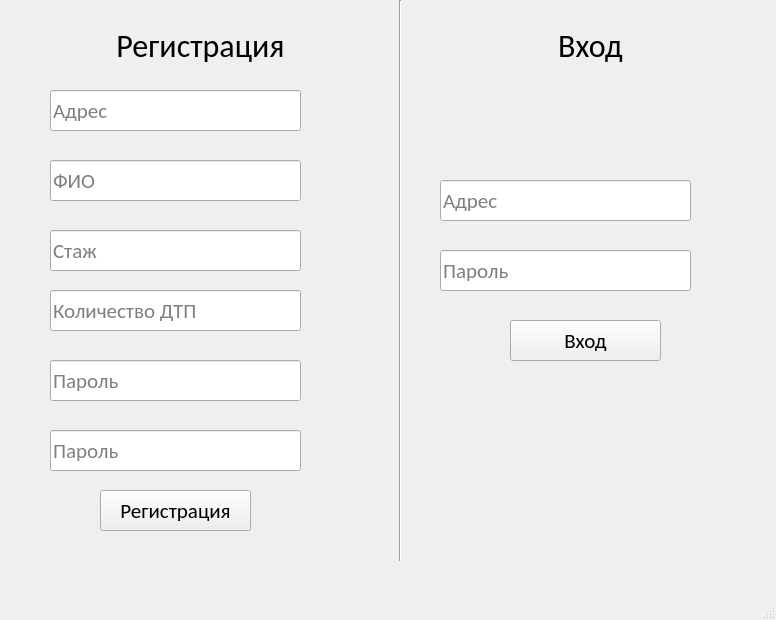
<?xml version="1.0" encoding="UTF-8"?>
<ui version="4.0">
 <class>Registration_Or_Sign</class>
 <widget class="QMainWindow" name="Registration_Or_Sign">
  <property name="geometry">
   <rect>
    <x>0</x>
    <y>0</y>
    <width>776</width>
    <height>620</height>
   </rect>
  </property>
  <property name="windowTitle">
   <string>MainWindow</string>
  </property>
  <widget class="QWidget" name="centralwidget">
   <widget class="QLabel" name="label_2">
    <property name="geometry">
     <rect>
      <x>100</x>
      <y>20</y>
      <width>201</width>
      <height>51</height>
     </rect>
    </property>
    <property name="font">
     <font>
      <family>Calibri</family>
      <pointsize>24</pointsize>
     </font>
    </property>
    <property name="text">
     <string>Регистрация</string>
    </property>
    <property name="alignment">
     <set>Qt::AlignCenter</set>
    </property>
   </widget>
   <widget class="QLabel" name="label_3">
    <property name="geometry">
     <rect>
      <x>490</x>
      <y>20</y>
      <width>201</width>
      <height>51</height>
     </rect>
    </property>
    <property name="font">
     <font>
      <family>Calibri</family>
      <pointsize>24</pointsize>
     </font>
    </property>
    <property name="text">
     <string>Вход</string>
    </property>
    <property name="alignment">
     <set>Qt::AlignCenter</set>
    </property>
   </widget>
   <widget class="Line" name="line">
    <property name="geometry">
     <rect>
      <x>390</x>
      <y>0</y>
      <width>21</width>
      <height>561</height>
     </rect>
    </property>
    <property name="orientation">
     <enum>Qt::Vertical</enum>
    </property>
   </widget>
   <widget class="QLineEdit" name="Addres">
    <property name="geometry">
     <rect>
      <x>50</x>
      <y>90</y>
      <width>251</width>
      <height>41</height>
     </rect>
    </property>
    <property name="font">
     <font>
      <family>Calibri</family>
      <pointsize>16</pointsize>
     </font>
    </property>
    <property name="inputMask">
     <string/>
    </property>
    <property name="placeholderText">
     <string>Адрес</string>
    </property>
   </widget>
   <widget class="QLineEdit" name="FIO">
    <property name="geometry">
     <rect>
      <x>50</x>
      <y>160</y>
      <width>251</width>
      <height>41</height>
     </rect>
    </property>
    <property name="font">
     <font>
      <family>Calibri</family>
      <pointsize>16</pointsize>
     </font>
    </property>
    <property name="inputMask">
     <string/>
    </property>
    <property name="placeholderText">
     <string>ФИО</string>
    </property>
   </widget>
   <widget class="QLineEdit" name="Password">
    <property name="geometry">
     <rect>
      <x>50</x>
      <y>360</y>
      <width>251</width>
      <height>41</height>
     </rect>
    </property>
    <property name="font">
     <font>
      <family>Calibri</family>
      <pointsize>16</pointsize>
     </font>
    </property>
    <property name="inputMask">
     <string/>
    </property>
    <property name="echoMode">
     <enum>QLineEdit::Password</enum>
    </property>
    <property name="placeholderText">
     <string>Пароль</string>
    </property>
    <property name="cursorMoveStyle">
     <enum>Qt::VisualMoveStyle</enum>
    </property>
   </widget>
   <widget class="QLineEdit" name="Password_two">
    <property name="geometry">
     <rect>
      <x>50</x>
      <y>430</y>
      <width>251</width>
      <height>41</height>
     </rect>
    </property>
    <property name="font">
     <font>
      <family>Calibri</family>
      <pointsize>16</pointsize>
     </font>
    </property>
    <property name="inputMask">
     <string/>
    </property>
    <property name="echoMode">
     <enum>QLineEdit::Password</enum>
    </property>
    <property name="placeholderText">
     <string>Пароль</string>
    </property>
   </widget>
   <widget class="QPushButton" name="pushButton">
    <property name="geometry">
     <rect>
      <x>100</x>
      <y>490</y>
      <width>151</width>
      <height>41</height>
     </rect>
    </property>
    <property name="font">
     <font>
      <family>Calibri</family>
      <pointsize>16</pointsize>
     </font>
    </property>
    <property name="text">
     <string>Регистрация</string>
    </property>
   </widget>
   <widget class="QLineEdit" name="Addres_Sign">
    <property name="geometry">
     <rect>
      <x>440</x>
      <y>180</y>
      <width>251</width>
      <height>41</height>
     </rect>
    </property>
    <property name="font">
     <font>
      <family>Calibri</family>
      <pointsize>16</pointsize>
     </font>
    </property>
    <property name="inputMask">
     <string/>
    </property>
    <property name="placeholderText">
     <string>Адрес</string>
    </property>
   </widget>
   <widget class="QLineEdit" name="Password_sign">
    <property name="geometry">
     <rect>
      <x>440</x>
      <y>250</y>
      <width>251</width>
      <height>41</height>
     </rect>
    </property>
    <property name="font">
     <font>
      <family>Calibri</family>
      <pointsize>16</pointsize>
     </font>
    </property>
    <property name="inputMask">
     <string/>
    </property>
    <property name="echoMode">
     <enum>QLineEdit::Password</enum>
    </property>
    <property name="placeholderText">
     <string>Пароль</string>
    </property>
   </widget>
   <widget class="QPushButton" name="Sign">
    <property name="geometry">
     <rect>
      <x>510</x>
      <y>320</y>
      <width>151</width>
      <height>41</height>
     </rect>
    </property>
    <property name="font">
     <font>
      <family>Calibri</family>
      <pointsize>16</pointsize>
     </font>
    </property>
    <property name="text">
     <string>Вход</string>
    </property>
   </widget>
   <widget class="QLineEdit" name="Stag">
    <property name="geometry">
     <rect>
      <x>50</x>
      <y>230</y>
      <width>251</width>
      <height>41</height>
     </rect>
    </property>
    <property name="font">
     <font>
      <family>Calibri</family>
      <pointsize>16</pointsize>
     </font>
    </property>
    <property name="inputMask">
     <string/>
    </property>
    <property name="placeholderText">
     <string>Стаж</string>
    </property>
   </widget>
   <widget class="QLineEdit" name="Kol">
    <property name="geometry">
     <rect>
      <x>50</x>
      <y>290</y>
      <width>251</width>
      <height>41</height>
     </rect>
    </property>
    <property name="font">
     <font>
      <family>Calibri</family>
      <pointsize>16</pointsize>
     </font>
    </property>
    <property name="inputMask">
     <string/>
    </property>
    <property name="placeholderText">
     <string>Количество ДТП</string>
    </property>
   </widget>
  </widget>
  <widget class="QStatusBar" name="statusbar"/>
 </widget>
 <resources/>
 <connections/>
</ui>
